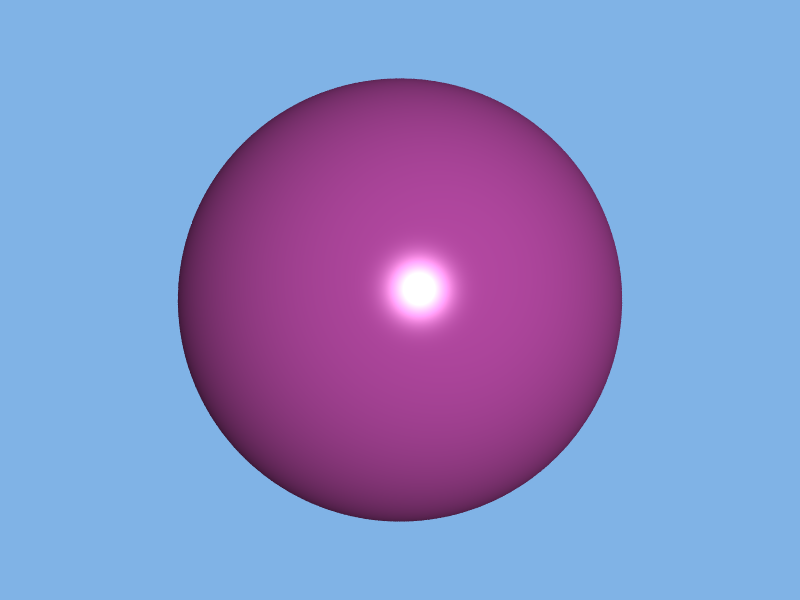
#> input picture sphere.png, 800 x 600 px, given in place of Tracking.avi, which was not available
$ jupyter execute --allow-errors 'Homework _4.ipynb'   (shell and % lines are left out)   (text cells are left out)
#> lines starting #> are read from the running program, lines starting #| are printed output that depends on the picture; pictures that were not available may be replaced by others from this repository, and a replacement may not be noted
[cell 1]
import numpy as np
from matplotlib import pyplot as plt
plt.rcParams['axes.labelsize'] = 18
plt.rcParams['xtick.labelsize'] = 14
plt.rcParams['ytick.labelsize'] = 14

[cell 2]
# if you have problems with the visualization of the Chinese characters use mplfont
# from https://github.com/Clarmy/mplfonts
# pip install mplfonts
# mplfonts init

# if you have problems with displaying minus signs in the exponents of numbers, uncomment the next two lines
from mplfonts import use_font
use_font('Noto Serif CJK SC')
#> (this line was passed over: mplfonts is not available in this run)

#> (a cell that did not finish here is left out)

[cell 4]
# preview the images
plt.figure(figsize=(18,14))

#> (the rest of this cell did not finish here and is left out)

#> (a cell that did not finish here is left out)

[cell 6]
# (a)
import numpy as np
import matplotlib.pyplot as plt
from skimage import filters, transform

#> (the rest of this cell did not finish here and is left out)

[cell 7]
# (b) preview the images
plt.figure(figsize=(18,14))

#> (the rest of this cell did not finish here and is left out)

#> (a cell that did not finish here is left out)

[cell 9]
# (c)
from sklearn.model_selection import train_test_split
from sklearn.ensemble import RandomForestClassifier
from sklearn.metrics import accuracy_score, confusion_matrix
import seaborn as sns

#> (the rest of this cell did not finish here and is left out)

[cell 10]
# (b)
import cv2
import matplotlib.pyplot as plt

cap = cv2.VideoCapture('Tracking.avi')

if not cap.isOpened():
    print('Error opening video file')

ret, frame = cap.read()
#> frame is the input picture: shape (600, 800, 3); mean B, G, R 199.6, 141.5, 135.1

gray = cv2.cvtColor(frame, cv2.COLOR_BGR2GRAY)
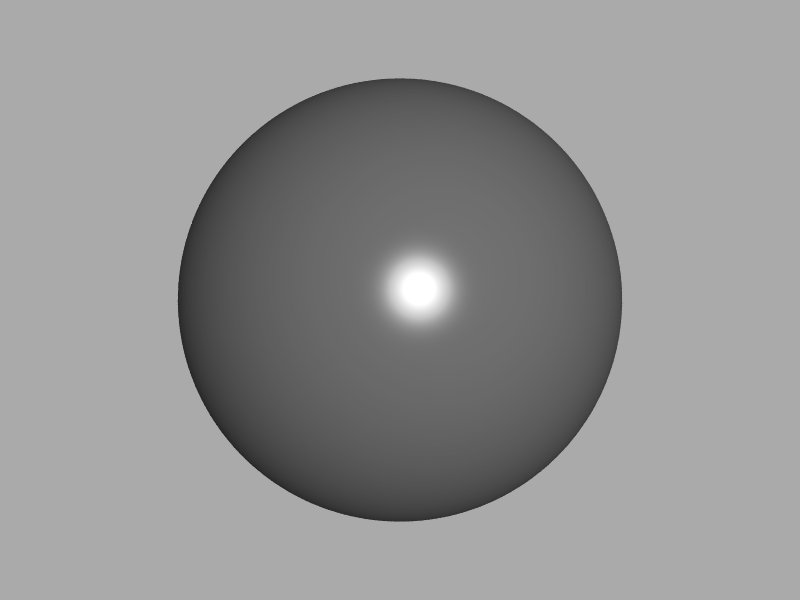
#> gray: shape (600, 800); min 37, max 255, mean 146.5
gray = cv2.bitwise_not(gray)
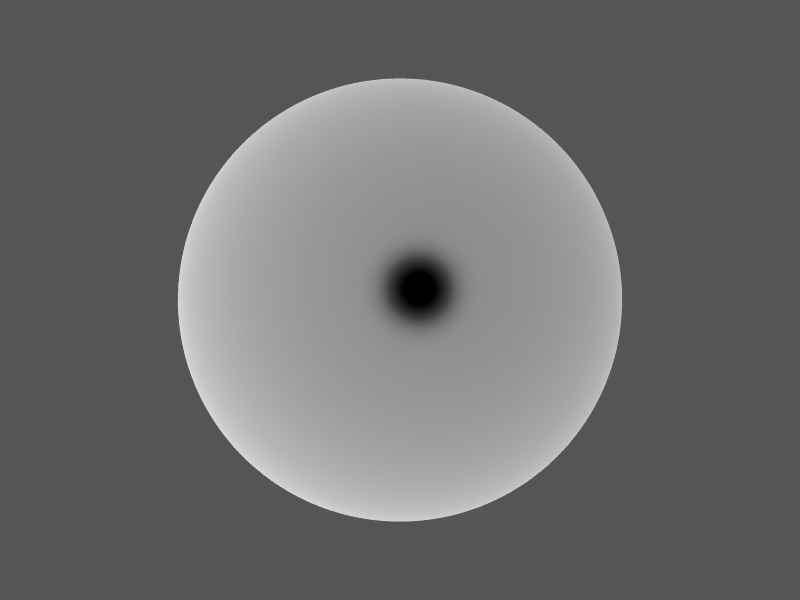
#> gray: shape (600, 800); min 0, max 218, mean 108.5

plt.imshow(gray, cmap='gray')
plt.title('First Frame')
plt.show()

cap.release()

x, y, w, h = 110, 1000, 600, 1200

obj = gray[y:y+h, x:x+w]
#> obj = empty array

plt.imshow(obj, cmap='gray')
plt.title('Object to be Tracking')
plt.show()
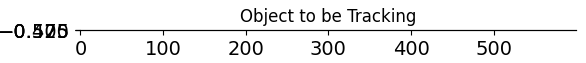
#> figure drawn by matplotlib, 1 panel

[cell 11]
import numpy as np
from scipy import fftpack

gray_fft = fftpack.fft2(gray)

obj_padded = np.pad(obj, [(0, gray.shape[0] - obj.shape[0]), (0, gray.shape[1] - obj.shape[1])])
#> obj_padded: shape (600, 800); every value is 0
obj_fft = fftpack.fft2(obj_padded)

# Compute the correlation in Fourier space
result_fft = gray_fft * obj_fft.conj()

# Compute the inverse Fourier transform to get the correlation in spatial space
result = fftpack.ifft2(result_fft).real
#> result: shape (600, 800) float64; every value is 0

plt.imshow(result, cmap='gray')
plt.title('Correlation Result')
plt.show()

# Binarize the result with a threshold of 0.95 of the maximum value
threshold = 0.95 * result.max()
#> threshold = 0
binary_result = result > threshold

plt.imshow(binary_result, cmap='gray')
plt.title('top 95% of correlation')
plt.show()

[cell 12]
import cv2

ind = np.unravel_index(np.argmax(result, axis=None), result.shape)
#> ind = (0, 0)
row = int(ind[0] + obj.shape[0] / 2)
#> row = 0
col = int(ind[1] + obj.shape[1] / 2)
#> col = 300

print(f"Location of maximum correlation: {ind}")
#| Location of maximum correlation: (0, 0)
print(f"Shifted position: ({row}, {col})")
#| Shifted position: (0, 300)

gray_rgb = cv2.cvtColor(gray, cv2.COLOR_GRAY2BGR)

# Draw a red circle at the position of the maximum correlation, I used the diameter of 40 to make the red dot more visible
marked = cv2.circle(gray_rgb, (col, row), 20, (255, 0, 0), -1)

plt.imshow(marked)
plt.title('Correlation Maximum after shift')
plt.show()
